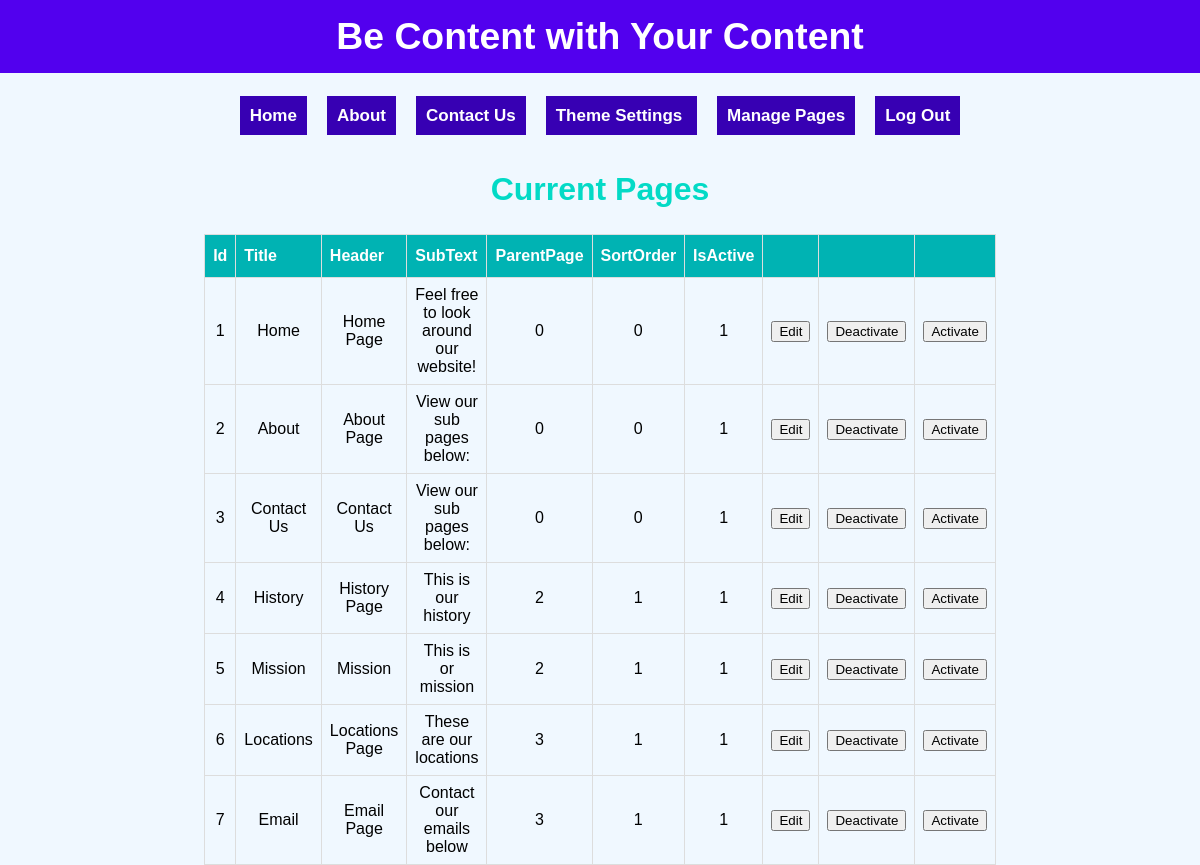
/ManagePages.php (signed in), run on the app's committed database.
### tables this page shows
create table if not exists WebElements(
 id int not null AUTO_INCREMENT PRIMARY KEY,
 Title varchar(25) Not null,
 Header varchar(25),
 SubText varchar(225),
 ParentPage int DEFAULT 0,
 SortOrder int DEFAULT 2,
 isActive int
);

### dbConnector.php (called while the page is built, shortened)
<?php
function MyPagesGet($dbConn, $Parent = 0) {
    $query = "SELECT id, Title, Header, SubText
              FROM WebElements
              WHERE isActive = 1
              AND ParentPage = ?
              ORDER BY ParentPage ASC, SortOrder ASC;";
    $stmt = $dbConn->prepare($query);
    $stmt->bind_param("s", $Parent);
    $stmt->execute();
    return $stmt->get_result();
}
function MyPagesAllGet($dbConn) {
    $query = "SELECT *
              FROM WebElements
              ORDER BY ParentPage ASC, SortOrder ASC;";
    return @mysqli_query($dbConn, $query);
}
?>

### ManagePages.php (the view, shortened to what this page needs)
<?php
include_once "MyHeader.php";
include_once 'Helper.php';
$dbConn = ConnGet();
$pages = MyPagesAllGet($dbConn);
?>
<h2>Current Pages</h2>
<div class="flexContainer">
    <table>
    <tr>
        <th>Id</th>
        <th>Title</th>
        <th>Header</th>
        <th>SubText</th>
        <th>ParentPage</th>
        <th>SortOrder</th>
        <th>IsActive</th>
        <th></th>
        <th></th>
        <th></th>
    </tr>
    <?php
    while ($page = mysqli_fetch_array($pages)) {
        echo '<form method="post"><tr>';
        echo '<td>' . $page['id'] . '</td>';
        echo '<td>' . $page['Title'] . '</td>';
        echo '<td>' . $page['Header'] . '</td>';
        echo '<td>' . $page['SubText'] . '</td>';
        echo '<td>' . $page['ParentPage'] . '</td>';
        echo '<td>' . $page['SortOrder'] . '</td>';
        echo '<td>' . $page['isActive'] . '</td>';
        echo '<td><input type="submit" name="edit" value="Edit" /></td>';
        echo '<td><input type="submit" name="deactivate" value="Deactivate" /></td>';
        echo '<td><input type="submit" name="activate" value="Activate" /></td>';
        echo '</tr></form>';
    }
    ?>
    </table>
</div>
<?php
include_once "MyHeader.php";
?>

### MyHeader.php (shortened to what this page needs)
<?php
include_once "dbConnector.php";
include_once "Helper.php";
?>
<?php
$myStyle = "1";
if (isset($_SESSION["MyStyle"])) {
    $myStyle = $_SESSION["MyStyle"];
} else {
    $_SESSION["MyStyle"] = $myStyle;
}
$MyHeader = "Be Content with Your Content";
?>
<!DOCTYPE html>
<html lang="en">
<head>
    <?php
    switch ($myStyle) {
        case "1":
            echo '<link rel="stylesheet" href="/BeContent/LightTheme.css">';
            break;
    }
    ?>
</head>
<body>
<h1><?php echo $MyHeader ?></h1>
<br />
<?php
$myDbConn = ConnGet();
$recordset = MyPagesGet($myDbConn, 0);
MenuDisplay($recordset);
if (isset($_SESSION["username"])) {
    if (Auth()) {
        echo '<a href="ThemeSettings.php">Theme Settings </a>';
        echo '<a href="ManagePages.php">Manage Pages</a>';
    }
    echo '<a href="Logout.php">Log Out</a>';
} else {
    echo '<a href="Login.php">Log In</a>';
}
?>
<br />
<br />

### Helper.php (shortened to what this page needs)
<?php
include_once "dbConnector.php";
?>
<?php
function MenuDisplay($dataset) {
    if ($dataset){
        while($row = mysqli_fetch_array($dataset)){
            echo '<a href="Index.php?PageId=' . $row['id'] .  '" >' . $row['Title'] . '</a>';
        }
    }
    else {
        echo "No menu items<br />";
        echo mysqli_error($myDbConn);
    }
}
function Auth() {
    return (isset($_SESSION['isAdmin']) && $_SESSION['isAdmin'] == 1);
}
?>

### LightTheme.css (style rules this page uses)
html, body { margin: 0; }
body { background-color: aliceblue; font-family: 'Lucida Sans', 'Lucida Sans Regular', 'Lucida Grande', 'Lucida Sans Unicode', Geneva, Verdana, sans-serif; text-align: center; }
h1 { color: #fff; margin: 0; font-size: 28pt; background-color: #5200EE; padding: 15px; margin-bottom: 15px; }
h2 { color: #03dac6; font-size: 24pt; }
.flexContainer { display: flex; justify-content: center; align-items: center; }
a { font-size: 17px; color: #fff; font-weight: bold; text-decoration: none; background-color: #3700b3; padding: 10px; margin: 10px; }
table { font-family: "Trebuchet MS", Arial, Helvetica, sans-serif; border-collapse: collapse; width: 60%; }
table td, table th { border: 1px solid #ddd; padding: 8px; }
table th { padding-top: 12px; padding-bottom: 12px; text-align: left; background-color: #00b3b3; color: white; }

### data on the page
webelements: Title "Home", id "1", Header "Home Page", SubText "Feel free to look around our website!", ParentPage "0", SortOrder "0", isActive "1"
webelements: Title "About", id "2", Header "About Page", SubText "View our sub pages below:", ParentPage "0", SortOrder "0", isActive "1"
webelements: Title "Contact Us", id "3", Header "Contact Us", SubText "View our sub pages below:", ParentPage "0", SortOrder "0", isActive "1"
webelements: id "4", Title "History", Header "History Page", SubText "This is our history", ParentPage "2", SortOrder "1", isActive "1"
webelements: id "5", Title "Mission", Header "Mission", SubText "This is or mission", ParentPage "2", SortOrder "1", isActive "1"
webelements: id "6", Title "Locations", Header "Locations Page", SubText "These are our locations", ParentPage "3", SortOrder "1", isActive "1"
webelements: id "7", Title "Email", Header "Email Page", SubText "Contact our emails below", ParentPage "3", SortOrder "1", isActive "1"

### other printed values
$MyHeader "Be Content with Your Content"
